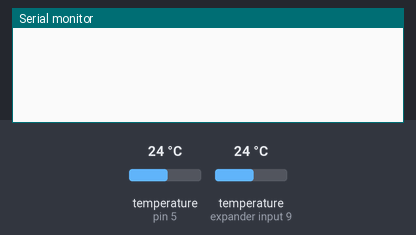
Simulated run of this sketch. Board: Arduino Uno, built with avr-gcc and run on an emulated ATmega328P. Parts: the last lines printed to the serial monitor. The test bench sets the inputs (shaded band); at power-on: temperature (sensors on pin 5, expander input 9) 24 °C.

Above: at 3.2 s.
3.3 s: temperature (sensor on pin 5) set to 12 °C
At 5.1 s:
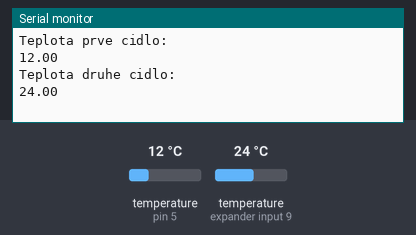
8.3 s: temperature (sensor on expander input 9) set to 19 °C
At 11.7 s:
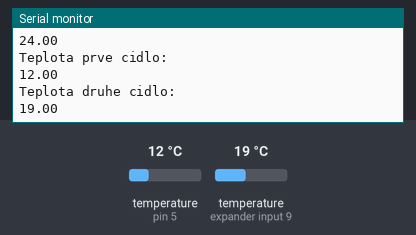
13.3 s: temperature (sensor on pin 5) set to 28 °C
At 16.2 s:
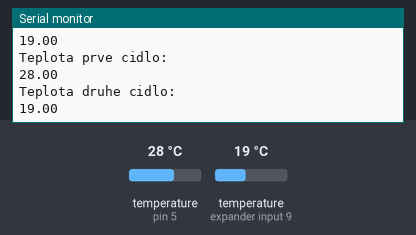
18.3 s: temperature (sensor on expander input 9) set to 33 °C
At 19.4 s:
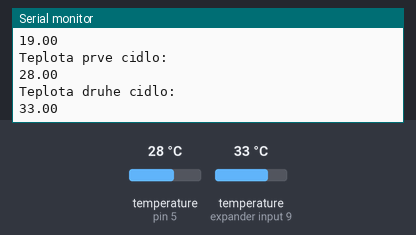
Timing chart, 0 to 21.3 s (numbered marks = the images above; inputs shaded):
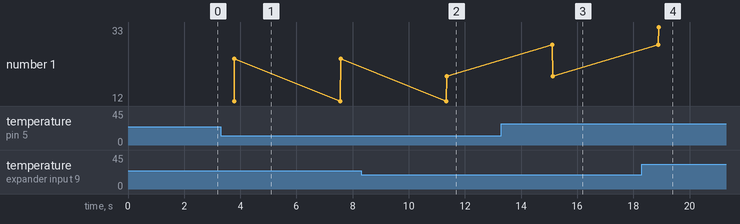

Measured:
- after the input at 3.3 s, the serial monitor: prints a new line after 0.48 s (image 1)
- after the input at 8.3 s, the serial monitor: prints a new line after 3.0 s (image 2)
- after the input at 13.3 s, the serial monitor: prints a new line after 1.8 s (image 3)
- after the input at 18.3 s, the serial monitor: prints a new line after 0.60 s (image 4)
- plotted number 1: 24 → 19 after the input at 8.3 s, 19 → 33 after the input at 18.3 s

The sketch:

ds18b20_tester.ino
```cpp
// NORMALNE ZAPOJENIE (PINY DS18B20 SA MOZU LISIT PODLA VYHOTOVENIA): https://www.tweaking4all.com/wp-content/uploads/2014/03/ds18b20-normal-power.jpg
// PARAZITNE ZAPOJENIE (PINY DS18B20 SA MOZU LISIT PODLA VYHOTOVENIA): https://www.tweaking4all.com/wp-content/uploads/2014/03/ds18b20-parasite-power.jpg
#include <OneWire.h>
#include <DallasTemperature.h>
#define ONE_WIRE_BUS 5 //pin na ktory je OneWire zbernica napojena
OneWire oneWire(ONE_WIRE_BUS);
DallasTemperature sensors(&oneWire);

void setup() {
  sensors.begin();
  delay(2000);
  Serial.begin(115200);
}

void loop() {
  sensors.requestTemperatures();
  delay(1000);  //delay minimalne 500-750ms
  Serial.println("Teplota prve cidlo:");
  Serial.println(sensors.getTempCByIndex(0));
  Serial.println("Teplota druhe cidlo:");
  Serial.println(sensors.getTempCByIndex(1));
  delay(2000);
}
```
